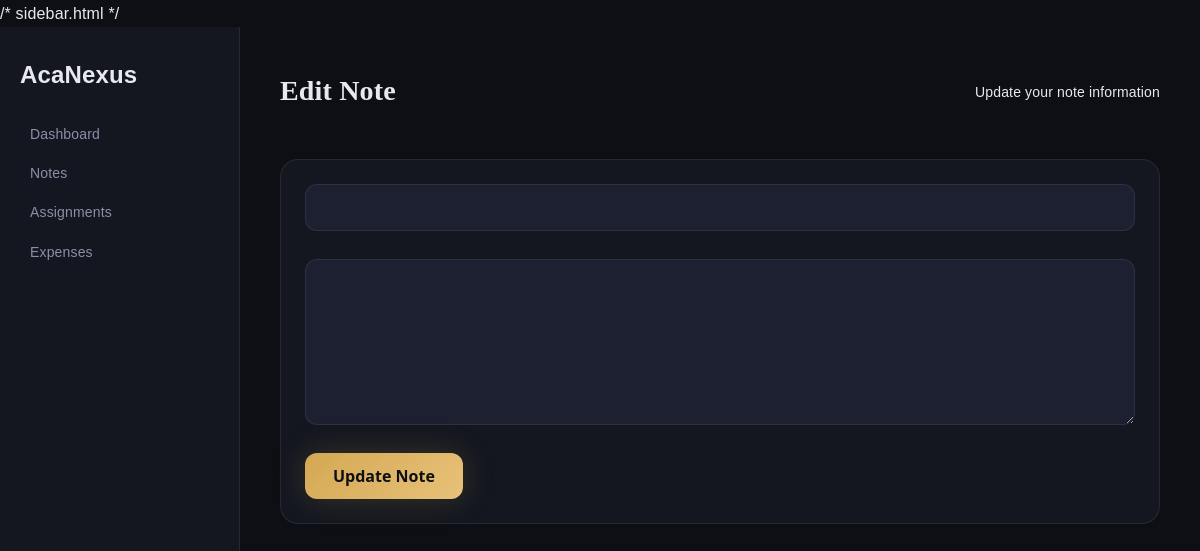
The page /edit_note/3 on the database as committed earlier.
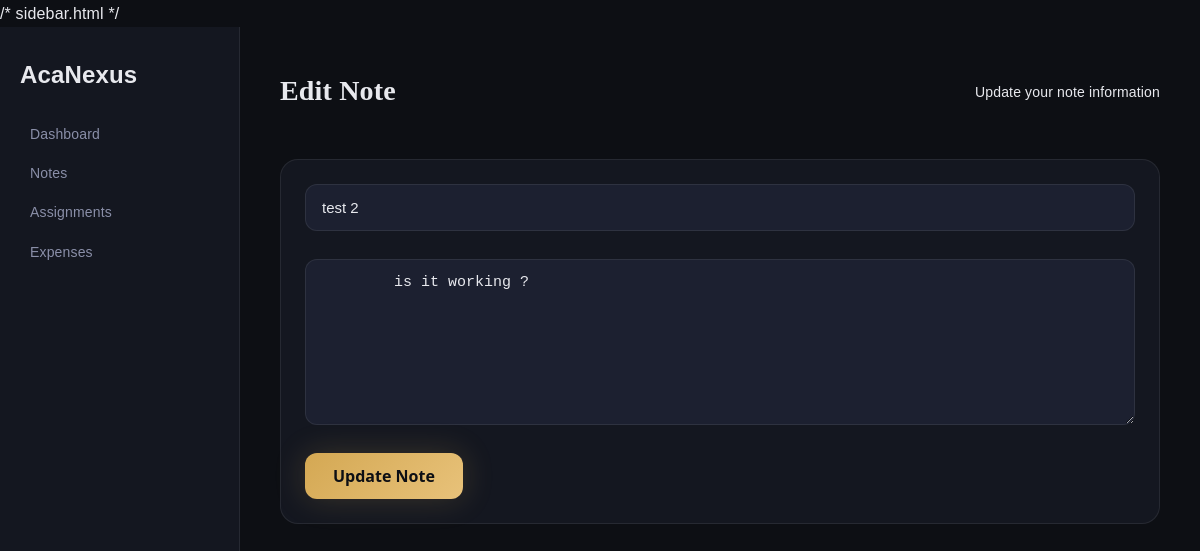
The same page on the database as committed later.
### tables this page shows
CREATE TABLE notes (
        id INTEGER PRIMARY KEY AUTOINCREMENT,
        title TEXT NOT NULL,
        content TEXT NOT NULL
    );

### app.py (the view, shortened to what this page needs)
@app.route("/edit_note/<int:note_id>", methods=["GET", "POST"])
def edit_note(note_id):
    conn = sqlite3.connect("database/acanexus.db")
    cursor = conn.cursor()
    cursor.execute(
        "SELECT * FROM notes WHERE id = ?",
        (note_id,)
    )
    note = cursor.fetchone()
    conn.close()
    return render_template(
        "edit_note.html",
        note=note
    )

### templates/edit_note.html
{% extends "base.html" %} {% block content %}
<div class="page-header">
  <h1>Edit Note</h1>
  <p>Update your note information</p>
</div>
<div class="notes-control-card">
  <form method="POST" class="note-form">
    <input type="text" name="title" value="{{ note[1] }}" required />
    <textarea name="content" rows="8" required>{{ note[2] }}</textarea>
    <button type="submit" class="btn btn-gold">Update Note</button>
  </form>
</div>
{% endblock %}

Rows that differ between the two databases and show on the page:
added notes: title "test 2", content "is it working ?"
